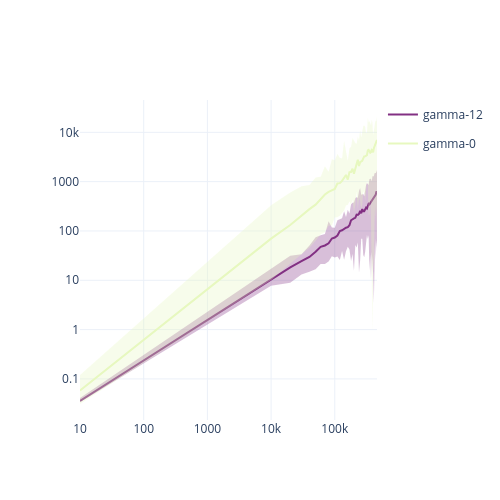

Here is the notebook cell this chart was saved with:
### Code cell
fig.update_layout(
    xaxis_type="log",
    yaxis_type="log",
    width=500,
    height=500
)
